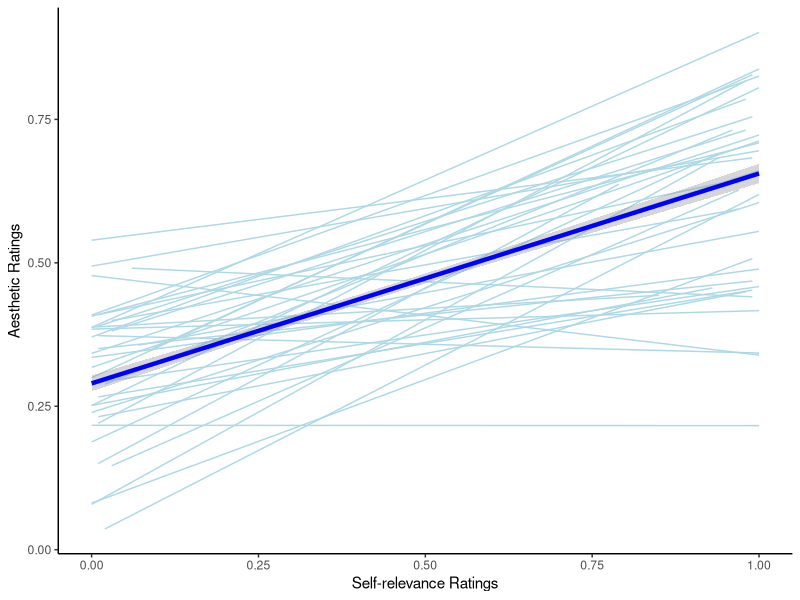
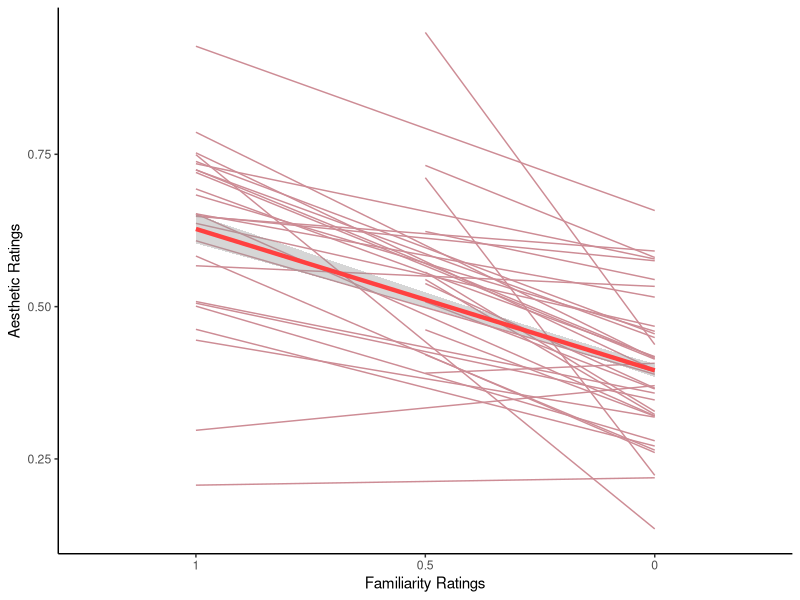
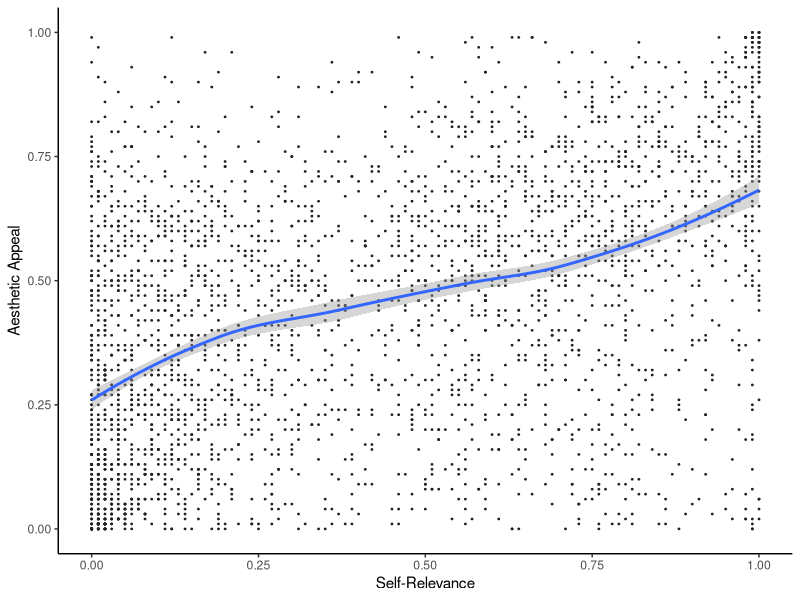

Here is the R script that generated these plots, in order:
# Exp2_Contin_LMMs.R
#
# Authors: Edward Vessel, Laura Pasqualette, R. Muralikrishnan
# Last modified: 2023-06-16
# Description: compute continuous linear mixed models and generate plots for Exp. 2
# Vessel, Pasqualette, Uran, Koldehoff, Bignardi, Vinck (2023). Self-relevance predicts aesthetic appeal for real and synthetic artworks generated via neural style transfer. Psychological Science.

setwd("Experiment_2")

#Load basic libraries
library(tidyverse)
library(multcomp)
library(lme4)
library(lmerTest)



#Open data
DR_final <- read_delim("Dataratings_Final.csv", delim = ";", col_names = TRUE)
#Define Subj and Condition as factors
DR_final %>% mutate(Subj = as.factor(Subj), Cat = as.factor(Cat)) -> DR_final

############### Running linear mixed models #####################
#Arrange data first (rename columns, Fam as factor, relevel factors)
DR_final %>%
  rename(Aes = b1, Aes2 = b2, SelfR = b3, Fam = b4, Condition = Cat, Image =Imgname) %>%
  mutate(Fam = replace(Fam, Fam == 1, 1))%>%
  mutate(Fam = replace(Fam, Fam == 2, 0.5))%>%
  mutate(Fam = replace(Fam, Fam == 3, 0)) %>%
  mutate(Subj = as.factor(Subj)) %>%
  mutate(Condition = as.factor(Condition)) %>%
  mutate(Condition = fct_relevel(Condition, "RA", "GA", "SR", "NR")) %>%
  mutate(Fam = as.factor(Fam)) %>%
  mutate(Fam = fct_relevel(Fam, "1", "0.5", "0")) %>%
  mutate(SelfR = SelfR/100)%>%
  mutate(Aes = Aes/100) ->DR_final


DR_final %>%
  filter(!Subj %in% c("s02", "s11")) -> DR_final2 #without Subjects 2 and 11, which didn't 
                                                #understand the familiarity task

# LMM for prediction of Aes by SelfR with random intercepts for Subjs and Condition
aes_contin.model1 = lmer(Aes ~ SelfR + (1|Condition) +
                     (1|Subj), 
                   data=DR_final2)
summary(aes_contin.model1)
coef(aes_contin.model1)
ranef(aes_contin.model1)

#anova(aes_contin.model1)
#F_to_eta2(607.61,1,2940.2)


#Model for prediction of Aesthetic per SelfR and Familiarity as fixed effects
#random intercepts for Subjs and Condition
contrast_list <- rbind(REFAvUN = c(0.5, 0.5, -1), REvFA = c(1, -1, 0))
cMat <- ginv(contrast_list) 
colnames(cMat) <- c("REFAvUN", "REvFA")

aes_contin.model2 = lmer(Aes ~ SelfR + Fam +
                     (1|Subj) + (1|Condition), 
                   data=DR_final2,
                   contrasts = list(Fam = cMat))
summary(aes_contin.model2)
coef(aes_contin.model2)
ranef(aes_contin.model2)

#Model for prediction of Aesthetic by interaction of SelfR and Familiarity 
#Random intercept for Subjs and Condition
aes_contin.model3 = lmer(Aes ~ SelfR + Fam + 
                     (SelfR|Condition) + (SelfR|Subj), 
                   data=DR_final2, 
                   contrasts = list(Fam = cMat))
summary(aes_contin.model3)
coef(aes_contin.model3)
ranef(aes_contin.model3)

############## Model comparisons ##########################

anova(aes_contin.model1, aes_contin.model2) #model 2 is better

anova(aes_contin.model2, aes_contin.model3) #model 3 is better


##################### Spaghetti Plots ##########################
ggplot(DR_final2, aes(y = Aes, x = SelfR, group=Subj))+ 
  stat_smooth(method="lm", se=FALSE, size=.5, color="lightblue") + # slopes for different subjects
  stat_smooth(aes(group=1), method="lm", color="blue", size=1.5)+  # average slope with Standard error
  theme(plot.title = element_text(hjust = 0.5, face = "bold"))+
  theme_classic() + 
  xlab("Self-relevance Ratings") + ylab("Aesthetic Ratings") 


ggplot(DR_final2, aes(y = Aes, x = Fam, group=Subj))+ 
  stat_smooth(method="lm", se=FALSE, size=.5, color="lightpink3") + # slopes for different subjects
  stat_smooth(aes(group=1), method="lm", color="brown1", size=1.5)+  # average slope with Standard error
  theme(plot.title = element_text(hjust = 0.5, face = "bold"))+
  theme_classic() + 
  xlab("Familiarity Ratings") + ylab("Aesthetic Ratings") 

##### Loess plots ###########

ggplot(DR_final2, aes(x=SelfR,y=Aes))+
  geom_point(color="#222222",size=.3)+
  geom_smooth(method = "loess")+
  labs(x="Self-Relevance", y="Aesthetic Appeal")+
  theme_classic()
